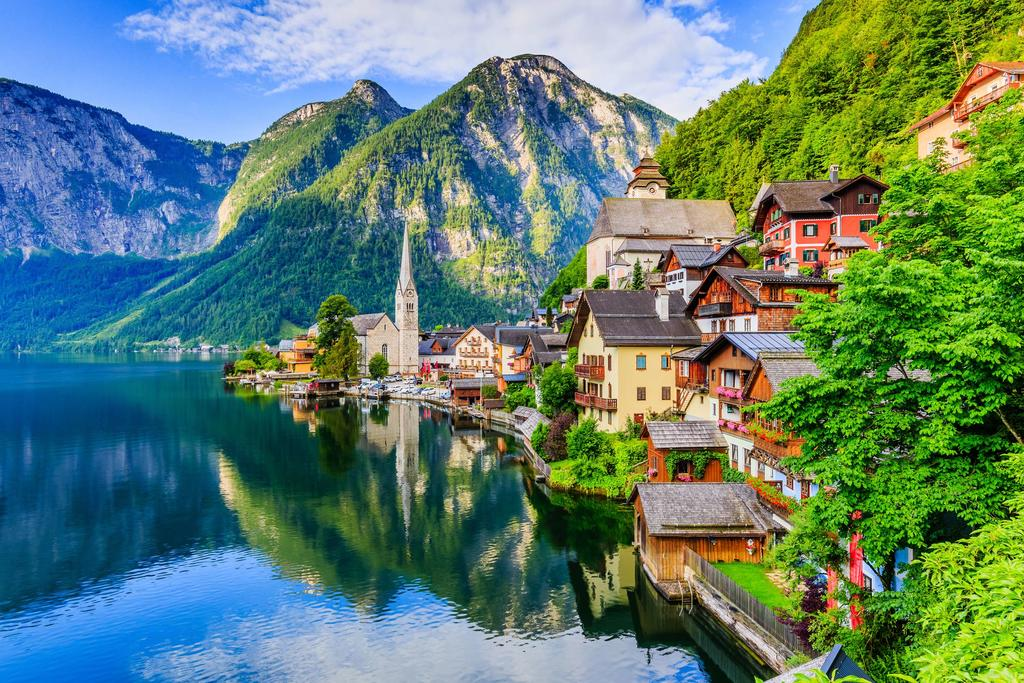
#> input picture OpenCV/material/Hallstatt.jpg, 1024 x 683 px, found by its file name
$ python 20200212_7.py
#> lines starting #> are read from the running program, lines starting #| are printed output that depends on the picture; after the words box and inside, x2 and y2 are one past the last pixel; in counts of white or black regions, pixels touching at a corner belong together
# -*- coding: utf-8 -*-
"""
Created on Wed Feb 12 14:06:22 2020

@author: (Dell) Yang-Bin Fan
"""

import cv2 as cv
img = cv.imread(r'C:\Users\bck10\Desktop\OpenCV\material\Hallstatt.jpg')
#> img is the input picture: shape (683, 1024, 3); mean B, G, R 112.6, 126.9, 94.5
cv.imshow("image_before",img)
print("access img[0,0] = ",img[0,0])
#| access img[0,0] =  [252 151  89]
print("access img[0,0,0] = ",img[0,0,0])
#| access img[0,0,0] =  252
print("access img[0,0,1] = ",img[0,0,1])
#| access img[0,0,1] =  151
print("access img[0,0,2] = ",img[0,0,2])
#| access img[0,0,2] =  89
print("access img[50,0] = ",img[50,0])
#| access img[50,0] =  [253 169 117]
print("access img[100,0] = ",img[100,0])
#| access img[100,0] =  [159  85  43]

for i in range(0,50): # column
    for j in range(0,100): # row
        for k in range(0,3): # channel
                  img[i,j,k] = 255
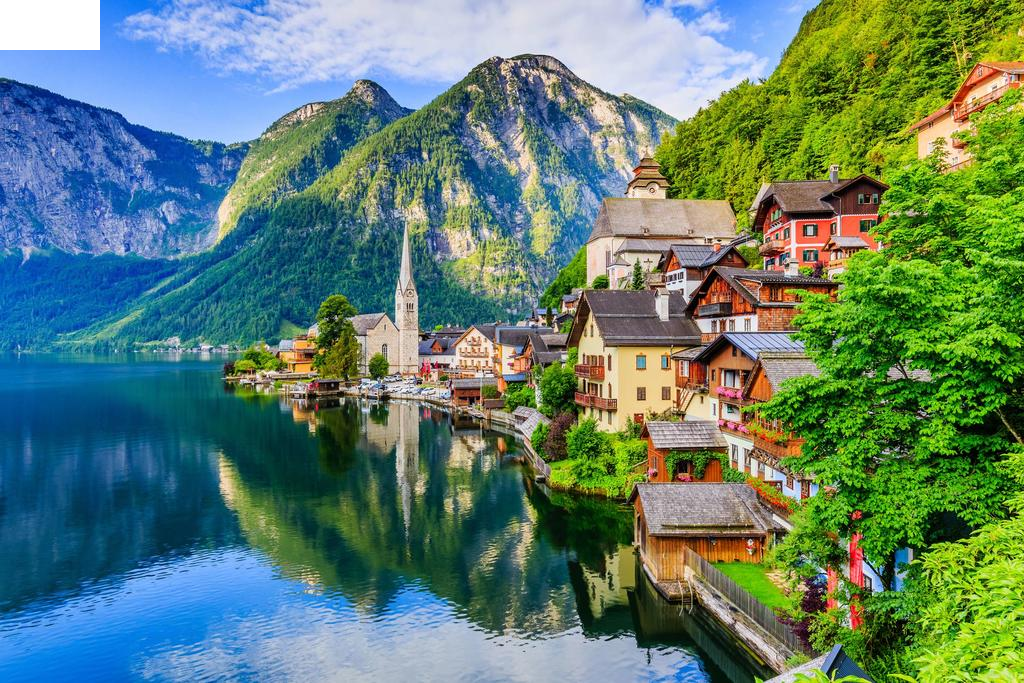
#> img: shape (683, 1024, 3); 0.71% of pixels changed, all inside (x1, y1, x2, y2) = (0, 0, 100, 50)

for i in range(50,100):
    for j in range(0,100):
          img[i,j] = [128,128,128]
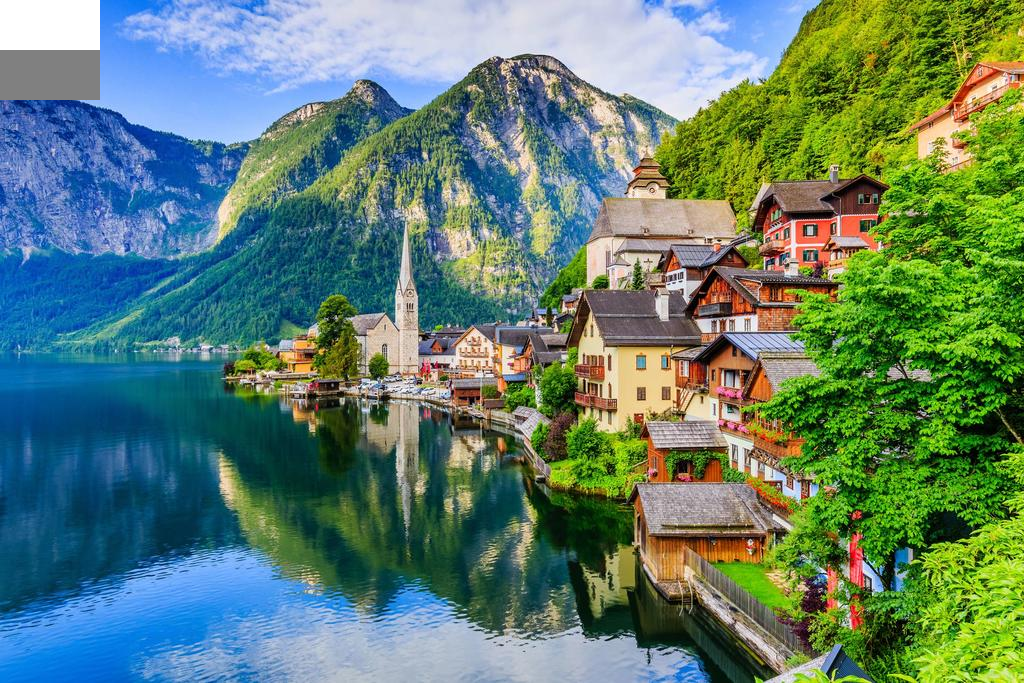
#> img: shape (683, 1024, 3); 0.71% of pixels changed, all inside (x1, y1, x2, y2) = (0, 50, 100, 100)

for i in range(100,150):
    for j in range(0,100):
        img[i,j] = 0
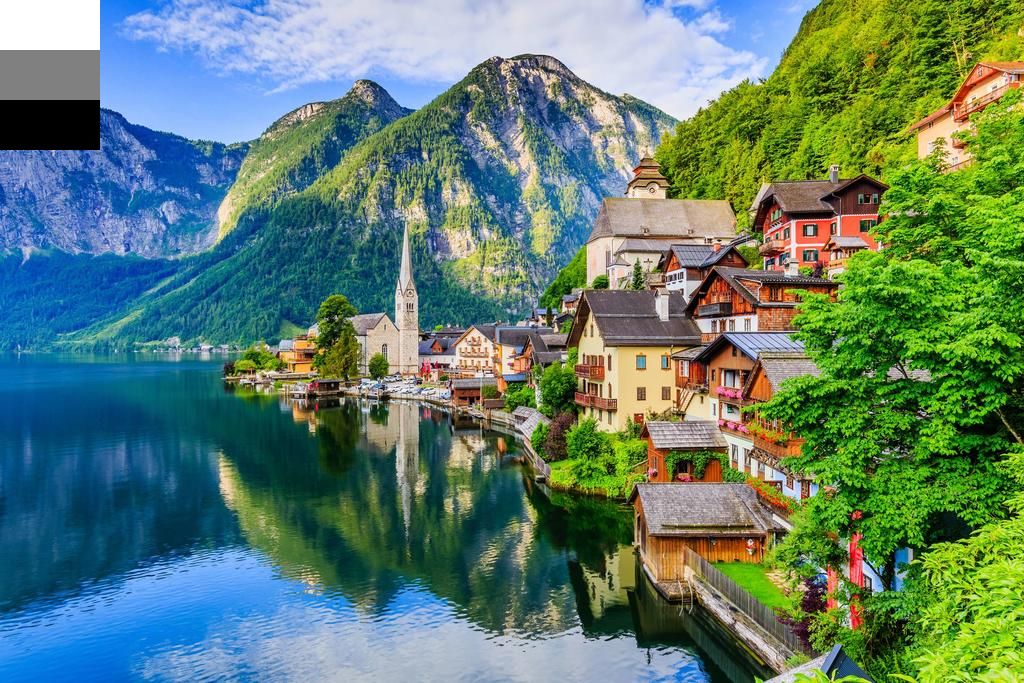
#> img: shape (683, 1024, 3); 0.71% of pixels changed, all inside (x1, y1, x2, y2) = (0, 100, 100, 150)

cv.imshow("image_after", img)
print("after modification img[0,0] = ",img[0,0])
#| after modification img[0,0] =  [255 255 255]
print("after modification img[0,0,0] = ", img[0,0,0])
#| after modification img[0,0,0] =  255
print("after modification img[0,0,1] = ",img[0,0,1])
#| after modification img[0,0,1] =  255
print("after modification img[0,0,2] = ", img[0,0,2])
#| after modification img[0,0,2] =  255
print("after modification img[50,0] = ",img[50,0])
#| after modification img[50,0] =  [128 128 128]
print("after modification img[100,0] = ", img[100,0])
#| after modification img[100,0] =  [0 0 0]
cv.waitKey()
